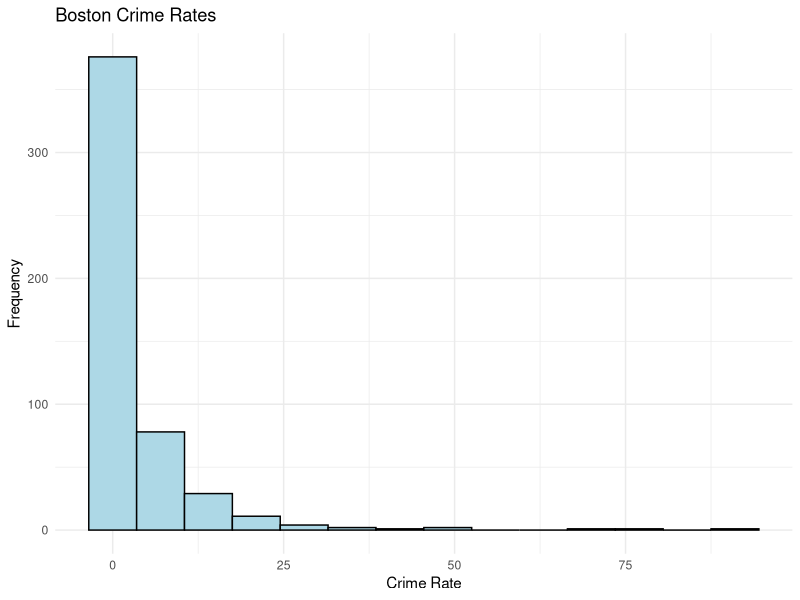
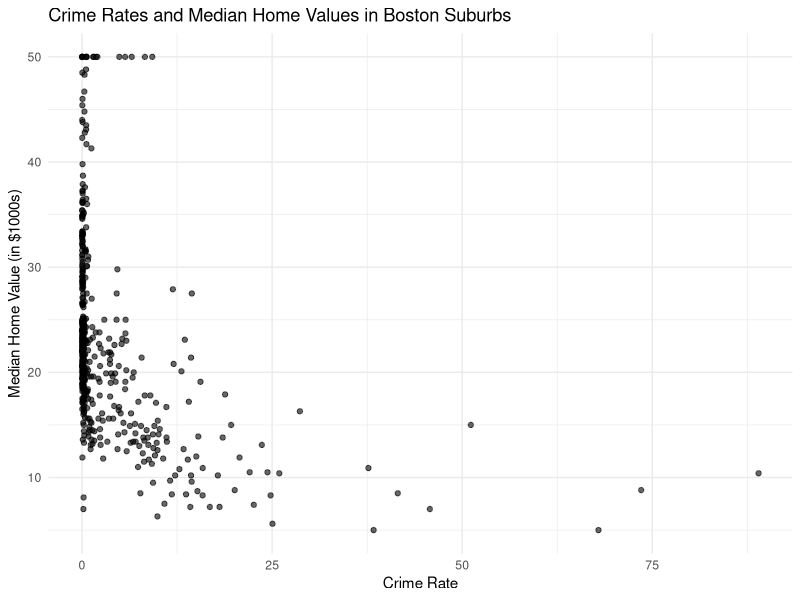
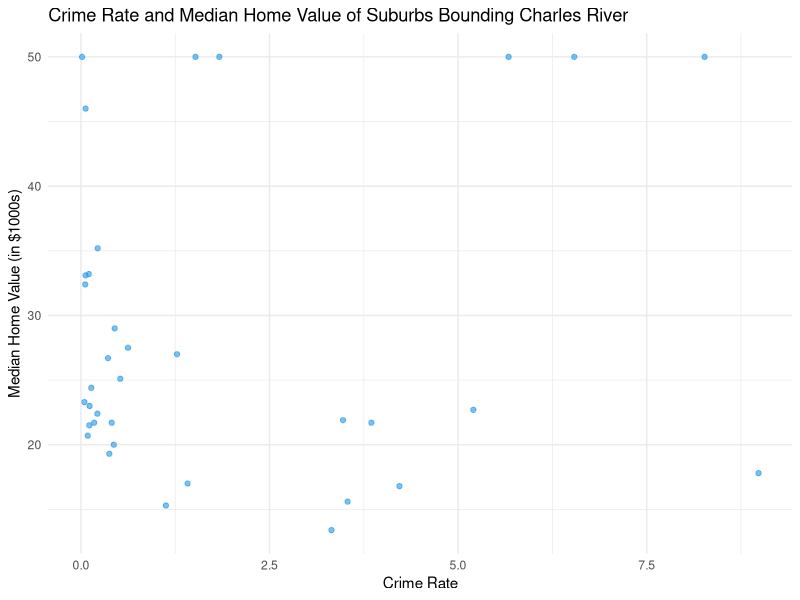
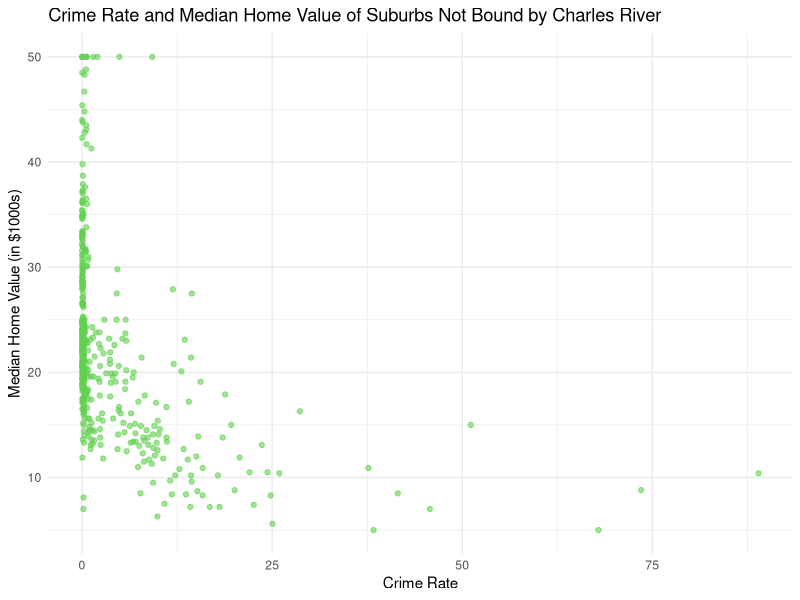
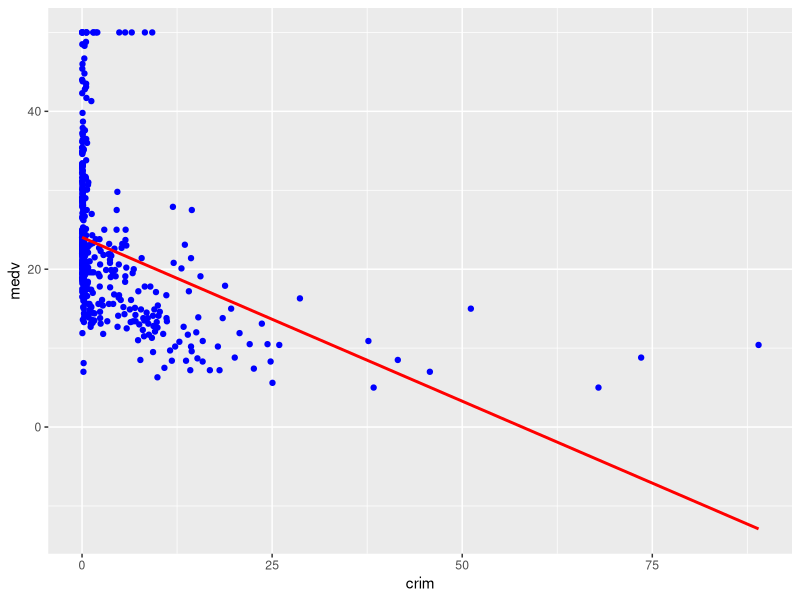
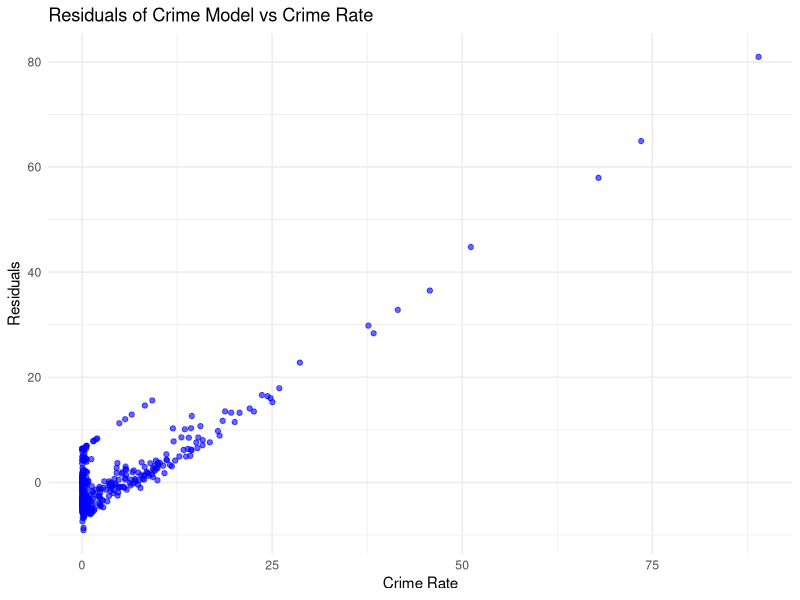

The R source for these figures, in order:
## ---- chunk 1
knitr::opts_chunk$set(echo = TRUE)
library(tidyverse)
## ---- chunk 2

library(MASS)
data("Boston")

#getting familiar with the Boston dataset
?Boston

summarycrim <- summary(Boston["crim"])
summarycrim

#subsetting crim data as a dataframe 
crim_df <- data.frame(crim = Boston$crim)

# Plotting crim as a histogram
ggplot(crim_df, aes(x = crim)) + 
  geom_histogram(binwidth = 7, fill = "lightblue", color = "black") +
  labs(title = "Boston Crime Rates", x = "Crime Rate", y = "Frequency") +
  theme_minimal()
## ---- chunk 3
library(dplyr)
#subsetting suburbs where crim > 25
suburbs25 <- Boston %>%
  filter(crim > 25) %>%
  dplyr::select(crim, ptratio, tax, medv)

#counting the amount of cases we have. There are 11 suburbs
count(suburbs25)

#creating summary table for crime rate above 25
suburbs25summary <- suburbs25 %>% 
  summarise(
    avg_ptratio = mean(ptratio),
    avg_tax = mean(tax),
    avg_medv = mean(medv)
  )

suburbs25summary

#comparing the rest of the suburbs

suburbsrest <- Boston %>%
  filter(crim < 25) %>%
  dplyr::select(crim, ptratio, tax, medv)


suburbsrestsummary <- suburbsrest %>% 
  summarise(
    avg_ptratio = mean(ptratio),
    avg_tax = mean(tax),
    avg_medv = mean(medv)
  )

suburbsrestsummary

## ---- chunk 4

# 2. Create the scatter of crime rate and median home valuesfor all suburbs 
crimeplot <- ggplot(Boston, aes(x = crim, y = medv)) + 
  geom_point(alpha = 0.6) + 
  labs(
    title = "Crime Rates and Median Home Values in Boston Suburbs",
    x = "Crime Rate",
    y = "Median Home Value (in $1000s)",
  ) +
  theme_minimal() 

crimeplot

#repeating for suburbs bounding Charles River

charlescrime <- Boston %>%
  filter(chas == 1) %>%
  ggplot(., aes(x = crim, y = medv)) + 
  geom_point(alpha = 0.6, color = 4) + 
  labs(
    title = "Crime Rate and Median Home Value of Suburbs Bounding Charles River",
    x = "Crime Rate",
    y = "Median Home Value (in $1000s)",
  ) +
  theme_minimal() 

charlescrime

notcharlescrime <- Boston %>%
  filter(chas == 0) %>%
  ggplot(., aes(x = crim, y = medv)) + 
  geom_point(alpha = 0.6, color = 3) +  # Plot points with some transparency
  labs(
    title = "Crime Rate and Median Home Value of Suburbs Not Bound by Charles River",
    x = "Crime Rate",
    y = "Median Home Value (in $1000s)",
  ) +
  theme_minimal() 

notcharlescrime
  
## ---- chunk 5

crimemodel <- lm(crim ~ medv, data = Boston)

#summarizing our model
summary(crimemodel)

## ---- chunk 6

#calculating slope 
crimeslope <- sum((Boston$medv - mean(Boston$medv)) * (Boston$crim - mean(Boston$crim))) / sum((Boston$medv - mean(Boston$medv))^2)

#verifying it matches -0.36... it does!
crimeslope

crimeintercept <- mean(Boston$crim) - crimeslope * mean(Boston$medv)

#verifying it matches 11.79654... it does!
crimeintercept
## ---- chunk 7

#creating scatter plot of crime rates and median home values with a regression line  
ggplot(Boston, aes(y=medv, x=crim))+
  geom_point(color="blue")+
  geom_smooth(method='lm', color="red", se=FALSE)


#subsetting residuals to examine

BostonResiduals<- Boston %>%
  mutate(residuals = residuals(crimemodel))

## ---- chunk 8
#taking our residuals and plotting them 

ggplot(BostonResiduals, aes(x = crim, y = residuals)) +
  geom_point(alpha = 0.6, color = "blue") +  # Residuals plot
  labs(
    title = "Residuals of Crime Model vs Crime Rate",
    x = "Crime Rate",
    y = "Residuals"
  ) +
  theme_minimal()
